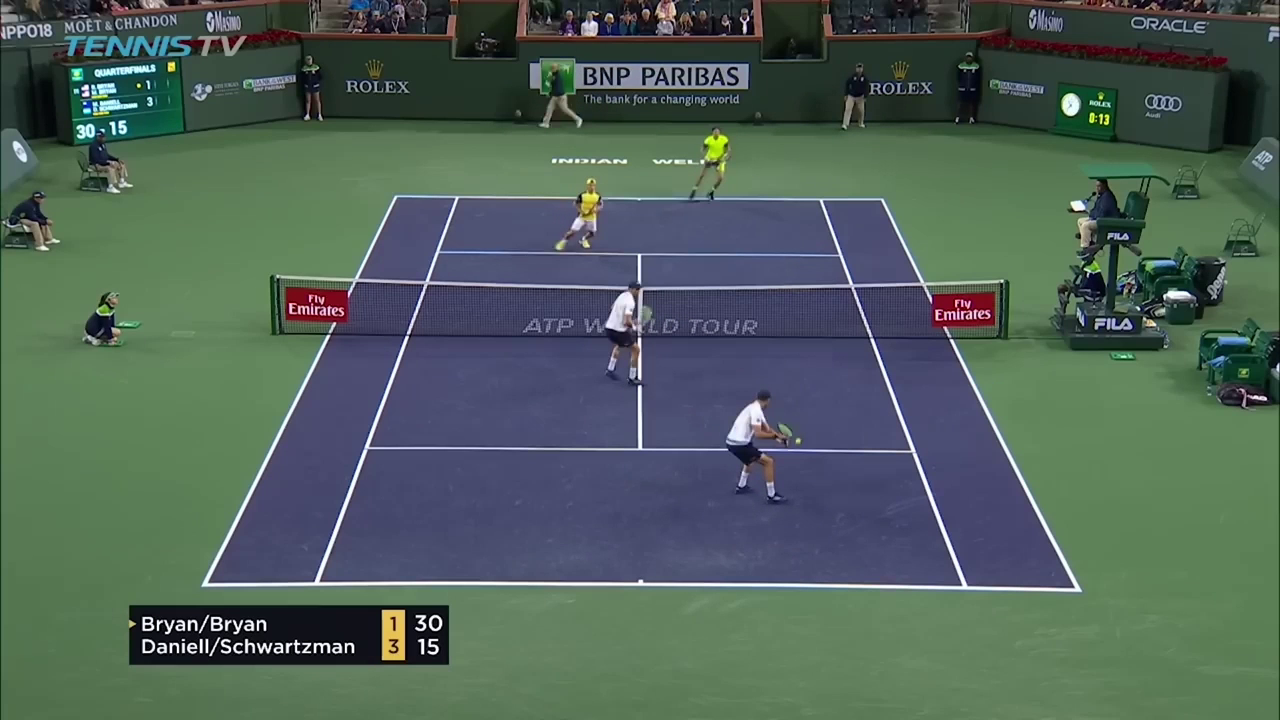
#> input picture frame 19 of assets/doubles_clip5.mp4, 1280 x 720 px, given in place of video_1.mp4, which was not available
$ python DLT.py
#> lines starting #> are read from the running program, lines starting #| are printed output that depends on the picture; pictures that were not available may be replaced by others from this repository, and a replacement may not be noted
import cv2
import numpy as np
import os

def select_points(image, num_points=4):
    """
    Function to allow the user to select points on an image.
    """
    points = []
    def mouse_callback(event, x, y, flags, param):
        if event == cv2.EVENT_LBUTTONDOWN:
            points.append((x, y))
            cv2.circle(image, (x, y), 5, (0, 0, 255), -1)
            cv2.imshow('Image', image)

    cv2.imshow('Image', image)
    cv2.setMouseCallback('Image', mouse_callback)

    while len(points) < num_points:
        cv2.waitKey(100)

    cv2.destroyAllWindows()
    return np.array(points)

def estimate_homography(pts1, pts2):
    """
    Estimate homography matrix using Direct Linear Transform (DLT) algorithm.
    """
    A = []
    # Compute Ai
    for i in range(pts1.shape[0]):
        x, y = pts1[i]
        xp, yp = pts2[i]
        A.append([-x, -y, -1, 0, 0, 0, x*xp, y*xp, xp])
        A.append([0, 0, 0, -x, -y, -1, x*yp, y*yp, yp])
    # Concat A
    A = np.array(A)

    # Obtain SVD of A
    _, _, V = np.linalg.svd(A)

    # Reshape
    H = V[-1].reshape(3, 3)
    return H / np.linalg.norm(H)

def apply_homography(image, H):
    """
    Apply homography to an image.
    """
    rows, cols = image.shape[:2]
    warped_image = cv2.warpPerspective(image, H, (cols, rows))
    return warped_image

if __name__ == '__main__':
    # Load images
    cap = cv2.VideoCapture("video_1.mp4")
    _, image1 = cap.read()
#> image1 is the input picture: shape (720, 1280, 3); mean B, G, R 89.1, 97.9, 79.9
    image1 = cv2.resize(image1, (image1.shape[1]//2, image1.shape[0]//2))
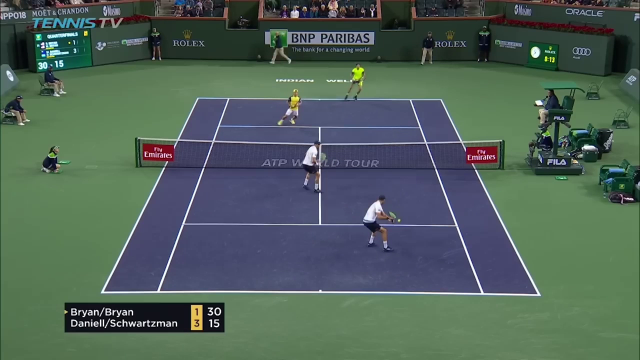
#> image1: shape (360, 640, 3); mean B, G, R 89.2, 98, 80
    image2 = cv2.imread('./assets/tennis_court_background.png')
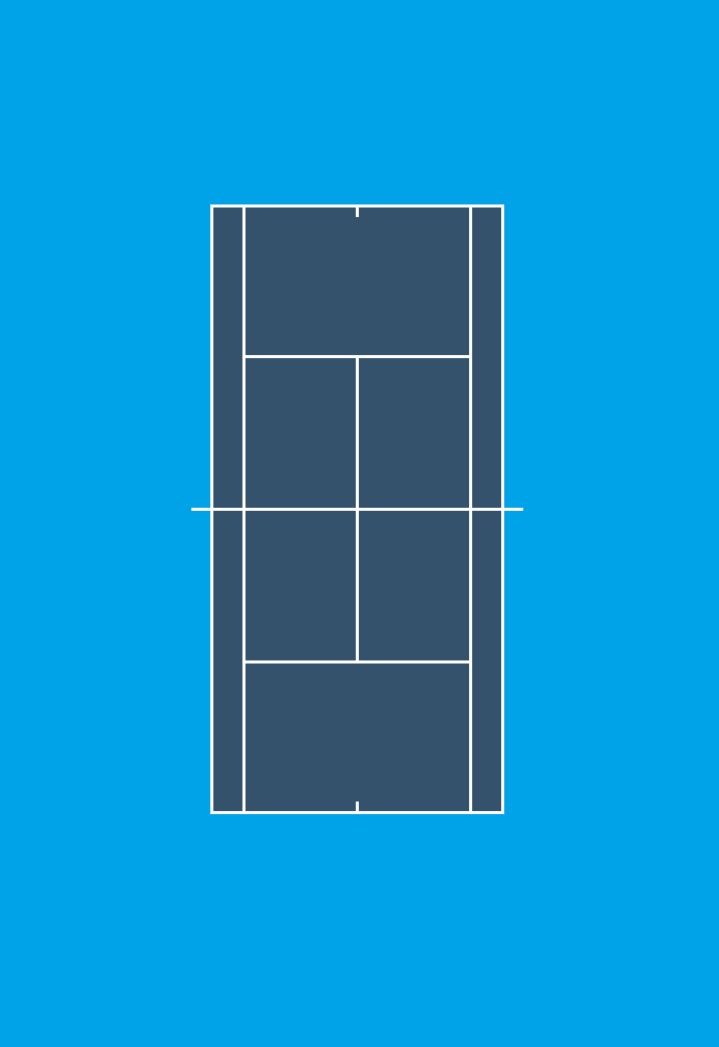
#> input picture assets/tennis_court_background.png, 2155 x 3141 px (shown at 1/3 size)
#> image2 is the input picture: shape (3141, 2155, 3); mean B, G, R 204.9, 145.8, 15.8
    image2 = cv2.resize(image2, (image1.shape[1], image1.shape[0]))
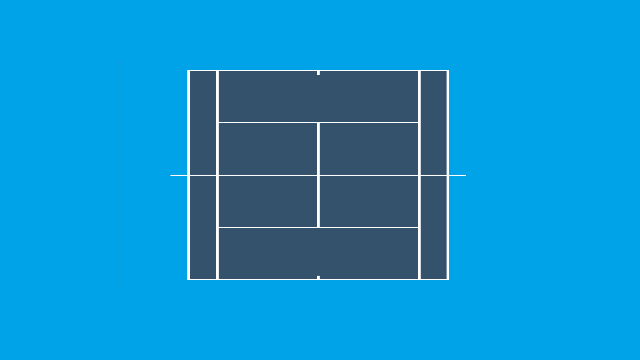
#> image2: shape (360, 640, 3); mean B, G, R 204.8, 145.7, 15.8

    # Select corresponding points
    num_points = 4
    pts1 = select_points(image1.copy(), num_points)
    pts2 = select_points(image2.copy(), num_points)

    # Estimate homography
    H = estimate_homography(pts1, pts2)

    # Apply homography to the first image
    warped_image = apply_homography(image1, H)

    # Display results
    cv2.imshow('Image 1', image1)
    cv2.imshow('Image 2', image2)
    cv2.imshow('Warped Image', warped_image)
    cv2.waitKey(0)
    cv2.destroyAllWindows()
